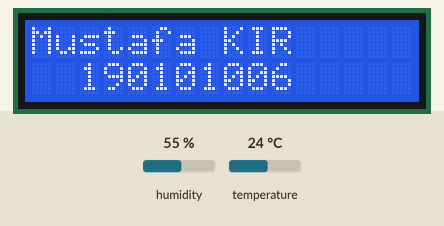
Recording of a sketch running on a simulated Arduino Uno, built with avr-gcc and run on an emulated ATmega328P. Parts: 16×2 character LCD. The inputs (shaded band) are chosen by the test bench; at power-on: temperature 24 °C, humidity 55 %.

Above: at 1.1 s.
At 7.2 s:
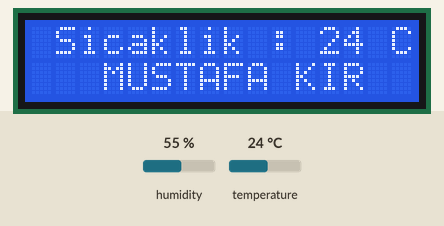
7.3 s: temperature set to 12 °C
At 9.6 s:
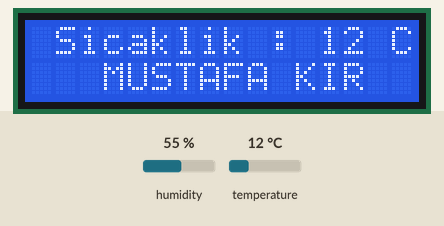
10.0 s: temperature set to 19 °C
At 11.7 s:
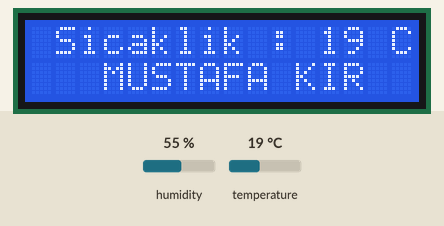
12.7 s: temperature set to 28 °C
At 15.8 s:
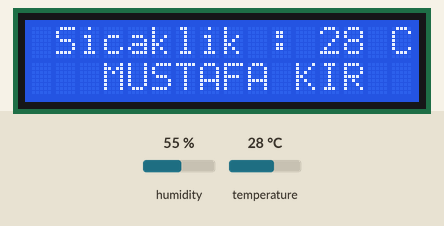
Timing chart, 0 to 17.3 s (numbered marks = the images above; inputs shaded):
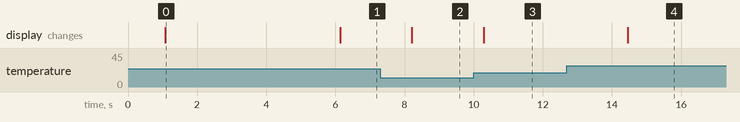

The sketch:

termometre_ardiuno_kodu.lnk.ino
```cpp
#include <FaBoLCD_PCF8574.h>
#include <Wire.h>
#include <DHT.h>

#define DHTPIN 2  // dht sensörleri tanımlama yapıyoruz. vepi değerini 2 olrak tanımlıyoruz.
#define DHTTYPE DHT11 // dht türünü belirtiyoruz.

DHT dht(DHTPIN, DHTTYPE); // dht adında nesne oluşturuyoruz ve DHTPİN VE DHTTYPE adında özeliklerini barıdıran nesne tanımlaması yapıyoruz.

FaBoLCD_PCF8574 lcd;  // lcd tanımlıyoruz.


void setup() {

  lcd.begin(16,2); //lcd başlatıyoruz ve Lcd ekranın 16x2 olduğunu tanımlıyoruz.
  delay(1000);// 1 saniye bekleme
  lcd.print("Mustafa KIR"); // açlışta ad soyad ekrana yazdırma
  lcd.setCursor(2,2); // imleçi 2 satır 2 sütüna getiriyoruz.
  lcd.print("190101006"); // okul numaramı ekrana bastırıyoruz.
  delay(5000); // bekleme fonksiyonu ile 5 saniye bekleme
  dht.begin(); // dht sıcaklık sensörünü başlatyoruz.

}

void loop() {

  int temp = dht.readTemperature(); // readTemperature() fonksiyonu ile sıcaklık eğerini okuyup temp değişkenine atıyoruz.


  lcd.clear(); // lcd ekranını temizliyoruz.

  lcd.setCursor(1,0); // lcd ekranındaki imleçi 1 sütün kaydırıyoruz.
  lcd.print("Sicaklik : "); // ekrana sıcaklık yazısını yazdırıyoruz.
  lcd.print(temp); // ekrana temp değerini yazdırıyoruz.
  lcd.print(" C"); // ekrana C yazdırıyoruz.

  lcd.setCursor(3,1); // imleci 2 satır 2 sütün kaydırıyoruz.
  lcd.print("MUSTAFA KIR"); // Mustafa Kır yazısını ekrana bastırıyoruz.

  delay(1000); // bekleme fonksiyonu ile 1 saniye bekleme


}
```

Measured:
- after the input at 7.3 s, the display: changes after 0.91 s (image 2)
- after the input at 10.0 s, the display: changes after 0.30 s (image 3)
- after the input at 12.7 s, the display: changes after 1.8 s (image 4)
- what the display in image 0 shows lasts 5.0 s, from 1.1 s to 6.1 s
